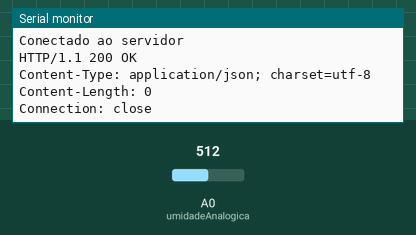
Recording of a program running on a simulated ESP8266 (NodeMCU). Parts: the last lines printed to the serial monitor. Inputs (shaded band) come from the test bench; at power-on: A0 (umidadeAnalogica) = 512. WiFi joins after 1.5 s; servers stay silent unless stated; uploads are accepted with an empty reply.

Above: at 2.7 s.
2.8 s: A0 (umidadeAnalogica) set to 900
At 3.97 s:
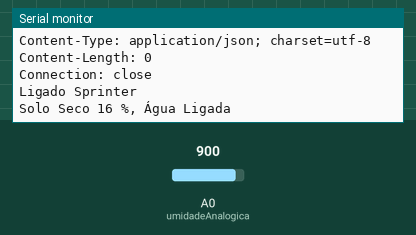
5.8 s: A0 (umidadeAnalogica) set to 716
At 6.27 s:
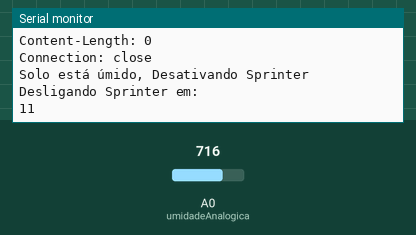
Timing chart, 0 to 8.8 s (numbered marks = the images above; inputs shaded):
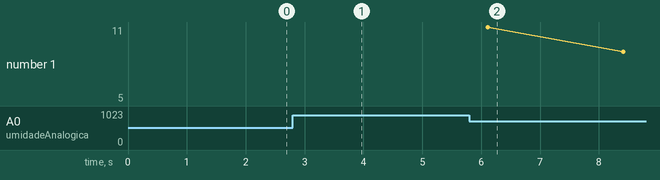

The program:

main.cpp
```cpp
#include <Arduino.h>
#include <ESP8266WiFi.h>

// Definição do pino analógico para leitura do sensor de umidade
#define umidadeAnalogica A0

// Credenciais da rede Wi-Fi
const char* ssid = "Mateus";
const char* password = "mat252525";

// Variáveis globais para controle do sistema
int valorUmidade;                 // Valor da umidade lida - saída analógica
boolean validaTroca = true;       // Indica se a troca de estado do sistema é válida
boolean ativadorTimer = false;    // Ativa o temporizador para desligar o sistema
unsigned long tempoDeDesligamento; // Tempo em que o sistema foi desligado
unsigned long DuracaoDeDesligamento = 12000; // Duração do período de desligamento (em milissegundos)
int tempoDesligamento = tempoDeDesligamento + DuracaoDeDesligamento - millis() / 1000;

WiFiServer server(80); // Inicia o servidor web na porta 80

void setup() {
  // Configuração do endereço IP fixo, gateway e máscara de sub-rede
  IPAddress local_IP(192, 168, 1, 133);
  IPAddress gateway(192, 168, 0, 1);
  IPAddress subnet(255, 255, 255, 0);

  // Inicia a comunicação serial
  Serial.begin(9600);

  // Configura o pino do sensor de umidade como entrada
  pinMode(umidadeAnalogica, INPUT);

  // Exibe informações sobre a conexão Wi-Fi no monitor serial
  Serial.println();
  Serial.println("Conectando-se a " + String(ssid));

  // Conecta-se à rede Wi-Fi
  WiFi.begin(ssid, password);

  // Aguarda a conexão à rede Wi-Fi
  while (WiFi.status() != WL_CONNECTED) {
    delay(500);
    Serial.print(".");
  }

  // Exibe informações sobre a conexão estabelecida
  Serial.println("");
  Serial.println("Conexão WiFi estabelecida");
  Serial.print("Endereço IP: ");
  Serial.println(WiFi.localIP());

  // Inicia o servidor web
  server.begin();
}

void loop() {
  // Realiza a leitura analógica do sensor de umidade e mapeia para uma escala de 0 a 100
  valorUmidade = analogRead(umidadeAnalogica);
  valorUmidade = map(valorUmidade, 1023, 315, 0, 100);

  // Controle de umidade e acionamento do sistema
  if (validaTroca == true) {
    if (valorUmidade >= 40) {
      Serial.print("Solo Úmido ");
      Serial.print(valorUmidade);
      Serial.println(" %");
    } else {
      Serial.println("Ligado Sprinter");
      validaTroca = false;
    }
  }

  // Controle de irrigação e temporizador
  if (validaTroca == false) {
    if (valorUmidade < 40) {
      Serial.print("Solo Seco ");
      Serial.print(valorUmidade);
      Serial.println(" %, Água Ligada");
    } else if (valorUmidade > 40 && ativadorTimer == false) {
      Serial.println("Solo está úmido, Desativando Sprinter");
      tempoDeDesligamento = millis();
      ativadorTimer = true;
    }
  }

  // Temporizador para desligar o sistema
  if (ativadorTimer == true) {
    if (tempoDeDesligamento + DuracaoDeDesligamento < millis()) {
      validaTroca = true;
      ativadorTimer = false;
    } else {
      Serial.println("Desligando Sprinter em:");
      Serial.println((tempoDeDesligamento + DuracaoDeDesligamento - millis()) / 1000);
    }
  }

  // Conexão ao servidor web e envio de dados
  WiFiClient client;

  // Construção da URL com os dados relevantes
  String url = "/get-sensor-data?umidade=" + String(valorUmidade) + "&validartroca=" + String(validaTroca) + "&tempoDesligamento=" + String(tempoDesligamento) + "&ativadorTimer=" + String(ativadorTimer);

  // Conecta-se ao servidor web
  if (client.connect("192.168.0.101", 5000)) {
    Serial.println("Conectado ao servidor");

    // Envia uma requisição GET HTTP para o servidor com a URL construída
    client.print(String("GET ") + url + " HTTP/1.1\r\n" +
                 "Host: 192.168.0.101\r\n" +
                 "Connection: close\r\n\r\n");

    // Aguarda e exibe a resposta do servidor no monitor serial
    while (client.connected()) {
      if (client.available()) {
        String line = client.readStringUntil('\r');
        Serial.print(line);
      }
    }

    // Encerra a conexão com o servidor web
    client.stop();
  } else {
    Serial.println("Falha na conexão com o servidor");
  }

  // Aguarda 1 segundo antes de enviar os dados novamente
  delay(1000);
}
```

Measured:
- after the input at 2.8 s, the serial monitor: prints a new line after 1.0 s (image 1)
- after the input at 5.8 s, the serial monitor: prints a new line after 0.31 s (image 2)
